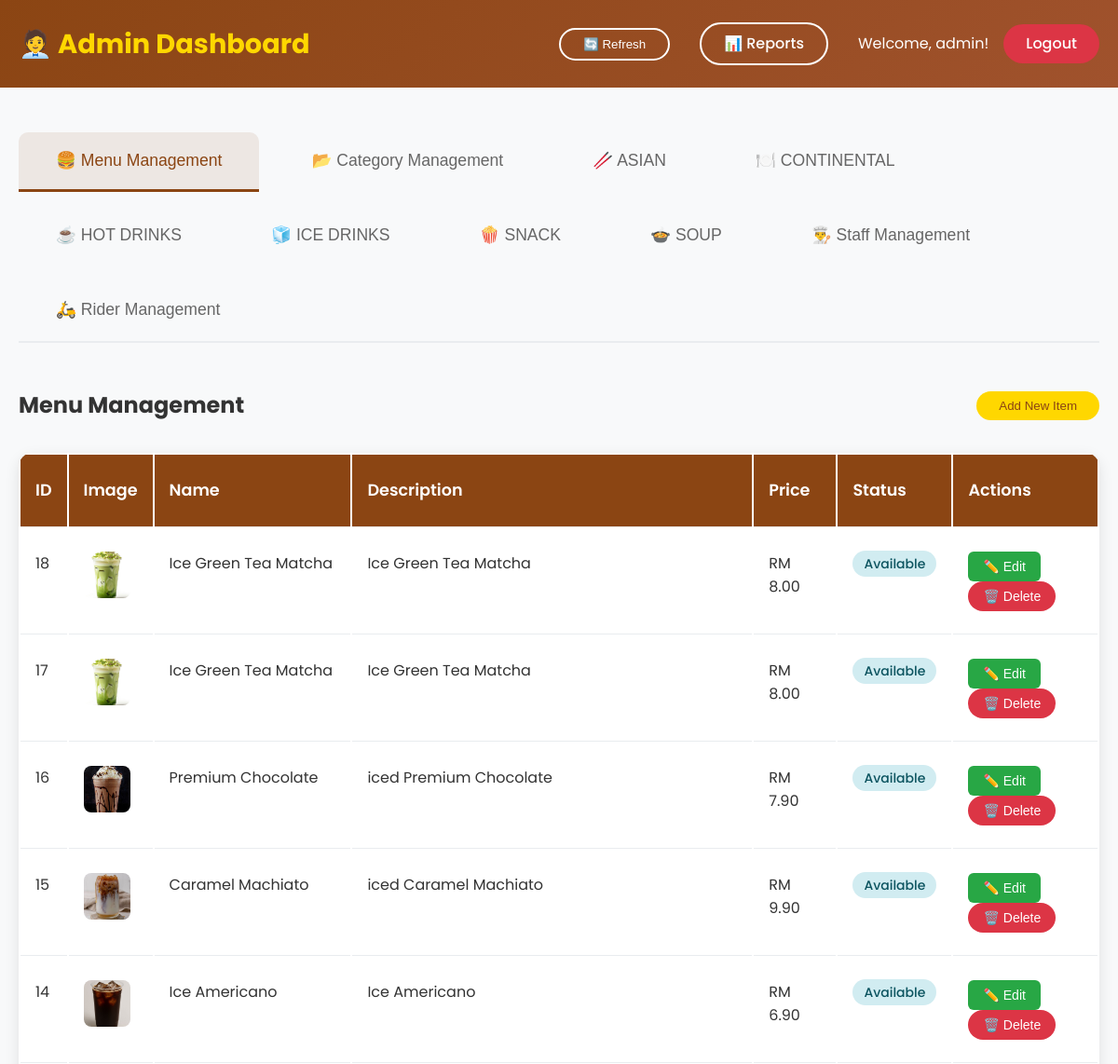
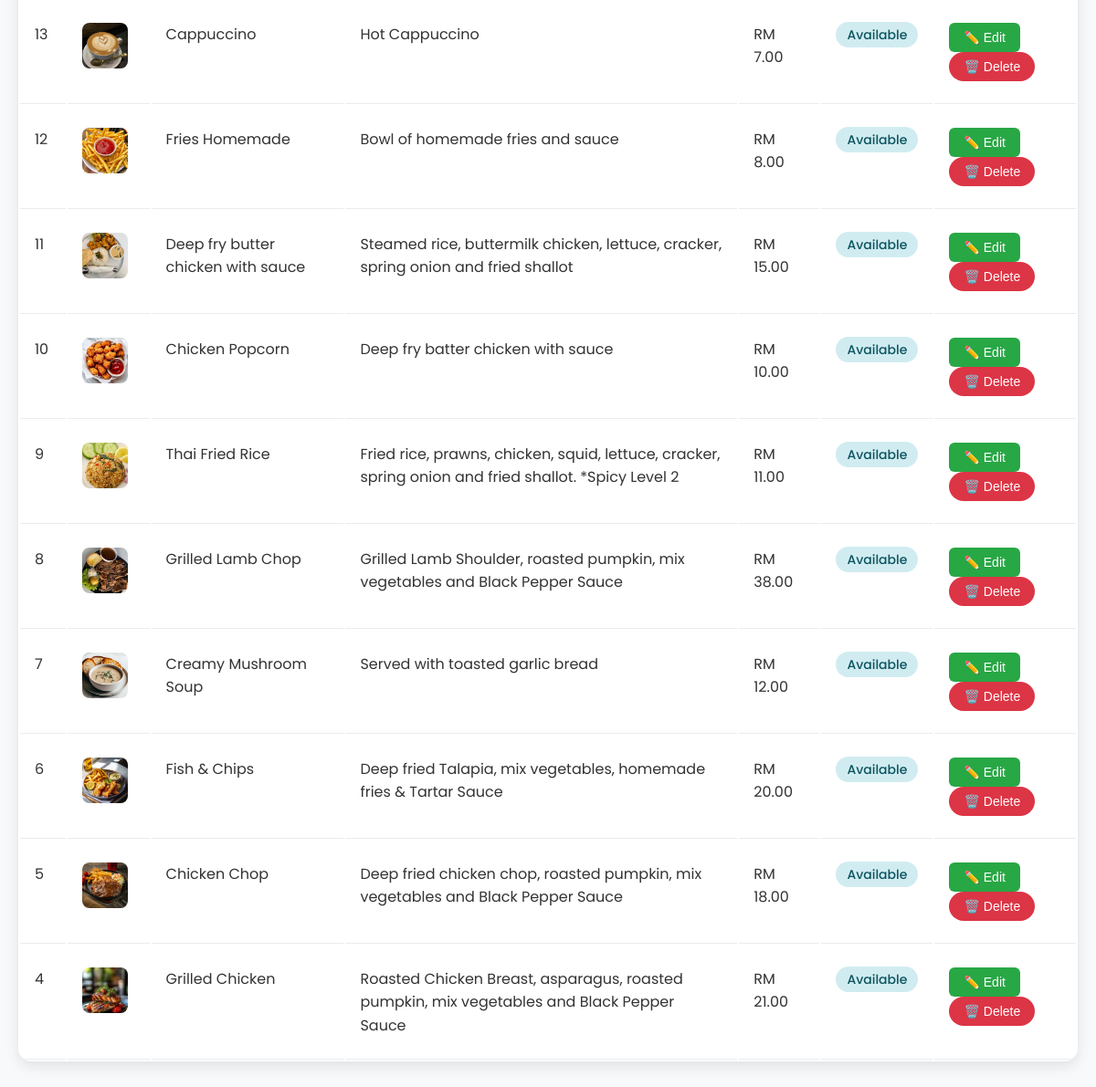
Page /admin_dashboard.php (signed in) on the committed database (2 pictures, top to bottom).
### tables this page shows
CREATE TABLE `categories` (
  `category_id` int(11) NOT NULL,
  `category_name` varchar(50) NOT NULL,
  `category_icon` varchar(10) DEFAULT '?️',
  `category_status` enum('Active','Inactive') DEFAULT 'Active',
  `created_at` timestamp NOT NULL DEFAULT current_timestamp()
);

CREATE TABLE `product` (
  `product_id` int(11) NOT NULL,
  `product_name` varchar(100) DEFAULT NULL,
  `product_info` text DEFAULT NULL,
  `product_price` decimal(10,2) DEFAULT NULL,
  `product_status` varchar(50) DEFAULT NULL,
  `product_image` varchar(255) DEFAULT NULL,
  `product_category` varchar(20) DEFAULT 'food'
);

### admin_dashboard.php (the view, shortened to what this page needs)
<?php
include 'config/database.php';
$stmt = $pdo->prepare("SELECT * FROM product ORDER BY product_id DESC");
$stmt->execute();
$products = $stmt->fetchAll();
$stmt = $pdo->prepare("SELECT * FROM categories WHERE category_status = 'Active' ORDER BY category_name");
$stmt->execute();
$categories = $stmt->fetchAll();
?>
<!DOCTYPE html>
<html lang="en">
<head>
    <link rel="stylesheet" href="css/style.css">
</head>
<body>
<div class="dashboard">
    <div class="dashboard-header">
        <div class="container">
            <div class="dashboard-nav">
                <div class="logo">🧑‍💼 Admin Dashboard</div>
                <div class="nav-actions">
                    <button class="btn btn-secondary" onclick="refreshPage()" style="margin-right: 1rem;">🔄 Refresh</button>
                    <a href="admin_reports.php" class="btn btn-secondary" style="margin-right: 1rem;">📊 Reports</a>
                    <span>Welcome, <?php echo $_SESSION['username']; ?>!</span>
                    <a href="logout.php" class="btn btn-danger">Logout</a>
                </div>
            </div>
        </div>
    </div>
    <div class="container">
        <div class="dashboard-content">
            <div class="dashboard-tabs">
                <button class="tab-btn active" onclick="showTab('menu')">🍔 Menu Management</button>
                <button class="tab-btn" onclick="showTab('categories')">📂 Category Management</button>
                <?php foreach ($categories as $category): ?>
                    <button class="tab-btn" onclick="showTab('category-<?php echo $category['category_id']; ?>')"><?php echo $category['category_icon']; ?> <?php echo $category['category_name']; ?></button>
                <?php endforeach; ?>
                <button class="tab-btn" onclick="showTab('staff')">👨‍🍳 Staff Management</button>
                <button class="tab-btn" onclick="showTab('riders')">🛵 Rider Management</button>
            </div>
            <div id="menu" class="tab-content active">
                <div style="display: flex; justify-content: space-between; align-items: center; margin-bottom: 2rem;">
                    <h2>Menu Management</h2>
                    <button class="btn btn-primary" onclick="openModal('add-product-modal')">Add New Item</button>
                </div>
                <div style="background: white; border-radius: 15px; overflow: hidden; box-shadow: 0 5px 15px rgba(0,0,0,0.1);">
                    <table class="data-table">
                        <thead>
                            <tr>
                                <th>ID</th>
                                <th>Image</th>
                                <th>Name</th>
                                <th>Description</th>
                                <th>Price</th>
                                <th>Status</th>
                                <th>Actions</th>
                            </tr>
                        </thead>
                        <tbody>
                            <?php foreach ($products as $product): ?>
                                <tr>
                                    <td><?php echo $product['product_id']; ?></td>
                                    <td>
                                        <?php if ($product['product_image'] && file_exists($product['product_image'])): ?>
                                            <img src="<?php echo $product['product_image']; ?>" alt="Product Image" style="width: 50px; height: 50px; object-fit: cover; border-radius: 8px;">
                                        <?php else: ?>
                                            <div style="width: 50px; height: 50px; background: #f8f9fa; border-radius: 8px; display: flex; align-items: center; justify-content: center; font-size: 1.5rem;">🍔</div>
                                        <?php endif; ?>
                                    </td>
                                    <td><?php echo htmlspecialchars($product['product_name']); ?></td>
                                    <td><?php echo htmlspecialchars($product['product_info']); ?></td>
                                    <td>RM <?php echo number_format($product['product_price'], 2); ?></td>
                                    <td>
                                        <span class="status-badge <?php echo $product['product_status'] === 'Available' ? 'status-completed' : 'status-pending'; ?>">
                                            <?php echo $product['product_status']; ?>
                                        </span>
                                    </td>
                                    <td>
                                        <button class="btn" onclick="editProduct(<?php echo htmlspecialchars(json_encode($product)); ?>)" style="background: #28a745; color: white; font-size: 0.875rem; margin-right: 0.5rem; border-radius: 6px; border: none; padding: 0.5rem 1rem;">
                                            ✏️ Edit
                                        </button>
                                        <form method="POST" style="display: inline-block;">
                                            <button type="submit" name="delete_product" class="btn btn-danger" style="font-size: 0.875rem; padding: 0.5rem 1rem;" onclick="return confirm('Are you sure?')">
                                                🗑️ Delete
                                            </button>
                                        </form>
                                    </td>
                                </tr>
                            <?php endforeach; ?>
                        </tbody>
                    </table>
                </div>
            </div>
        </div>
    </div>
</div>
</body>
</html>

### css/style.css (style rules this page uses)
* { margin: 0; padding: 0; box-sizing: border-box; }
body { font-family: 'Poppins', sans-serif; line-height: 1.6; color: #333; background-color: #f8f9fa; }
.container { max-width: 1200px; margin: 0 auto; padding: 0 20px; }
.logo { font-size: 1.8rem; font-weight: 700; color: #FFD700; }
.nav-actions { display: flex; gap: 1rem; align-items: center; }
.btn { padding: 0.5rem 1.5rem; border: none; border-radius: 25px; cursor: pointer; font-weight: 500; text-decoration: none; display: inline-block; transition: all 0.3s; }
.btn-primary { background: #FFD700; color: #8B4513; }
.btn-secondary { background: transparent; color: white; border: 2px solid white; }
.btn-danger { background: #dc3545; color: white; }
.dashboard { min-height: 100vh; background: #f8f9fa; }
.dashboard-header { background: linear-gradient(135deg, #8B4513 0%, #A0522D 100%); color: white; padding: 1.5rem 0; }
.dashboard-nav { display: flex; justify-content: space-between; align-items: center; }
.dashboard-content { padding: 3rem 0; }
.dashboard-tabs { display: flex; gap: 1rem; margin-bottom: 3rem; border-bottom: 2px solid #e9ecef; flex-wrap: wrap; }
.tab-btn { padding: 1.25rem 2.5rem; background: none; border: none; cursor: pointer; font-weight: 500; font-size: 1.1rem; color: #666; border-bottom: 3px solid transparent; transition: all 0.3s; border-radius: 10px 10px 0 0; }
.tab-btn.active { color: #8B4513; border-bottom-color: #8B4513; background: rgba(139, 69, 19, 0.1); }
.tab-content { display: none; }
.tab-content.active { display: block; }
.data-table { width: 100%; background: white; border-radius: 10px; overflow: hidden; box-shadow: 0 5px 15px rgba(0,0,0,0.1); }
.data-table th, .data-table td { padding: 1.5rem 1rem; text-align: left; border-bottom: 1px solid #e9ecef; vertical-align: top; }
.data-table th { background: #8B4513; color: white; font-weight: 600; font-size: 1.1rem; }
.status-badge { padding: 0.25rem 0.75rem; border-radius: 20px; font-size: 0.875rem; font-weight: 500; }
.status-completed { background: #d1ecf1; color: #0c5460; }

### rows in the picture
categories: category_icon "🥢", category_name "ASIAN"
categories: category_icon "🍽️", category_name "CONTINENTAL"
categories: category_icon "☕", category_name "HOT DRINKS"
categories: category_icon "🧊", category_name "ICE DRINKS"
categories: category_icon "🍿", category_name "SNACK"
categories: category_icon "🍲", category_name "SOUP"
product: product_id "18", product_image (picture), product_name "Ice Green Tea Matcha", product_info "Ice Green Tea Matcha", product_price "8.00", product_status "Available"
product: product_id "17", product_image (picture), product_name "Ice Green Tea Matcha", product_info "Ice Green Tea Matcha", product_price "8.00", product_status "Available"
product: product_id "16", product_image (picture), product_name "Premium Chocolate", product_info "iced Premium Chocolate", product_price "7.90", product_status "Available"
product: product_id "15", product_image (picture), product_name "Caramel Machiato", product_info "iced Caramel Machiato", product_price "9.90", product_status "Available"
product: product_id "14", product_image (picture), product_name "Ice Americano", product_info "Ice Americano", product_price "6.90", product_status "Available"
product: product_id "13", product_image (picture), product_name "Cappuccino", product_info "Hot Cappuccino", product_price "7.00", product_status "Available"
product: product_id "12", product_image (picture), product_name "Fries Homemade", product_info "Bowl of homemade fries and sauce", product_price "8.00", product_status "Available"
product: product_id "11", product_image (picture), product_name "Deep fry butter chicken with sauce", product_info "Steamed rice, buttermilk chicken, lettuce, cracker, spring onion and fried shallot", product_price "15.00", product_status "Available"
product: product_id "10", product_image (picture), product_name "Chicken Popcorn", product_info "Deep fry batter chicken with sauce", product_price "10.00", product_status "Available"
product: product_id "9", product_image (picture), product_name "Thai Fried Rice", product_info "Fried rice, prawns, chicken, squid, lettuce, cracker, spring onion and fried shallot. *Spicy Level 2", product_price "11.00", product_status "Available"
product: product_id "8", product_image (picture), product_name "Grilled Lamb Chop", product_info "Grilled Lamb Shoulder, roasted pumpkin, mix vegetables and Black Pepper Sauce", product_price "38.00", product_status "Available"
product: product_id "7", product_image (picture), product_name "Creamy Mushroom Soup", product_info "Served with toasted garlic bread", product_price "12.00", product_status "Available"
product: product_id "6", product_image (picture), product_name "Fish & Chips", product_info "Deep fried Talapia, mix vegetables, homemade fries & Tartar Sauce", product_price "20.00", product_status "Available"
product: product_id "5", product_image (picture), product_name "Chicken Chop", product_info "Deep fried chicken chop, roasted pumpkin, mix vegetables and Black Pepper Sauce", product_price "18.00", product_status "Available"
product: product_id "4", product_image (picture), product_name "Grilled Chicken", product_info "Roasted Chicken Breast, asparagus, roasted pumpkin, mix vegetables and Black Pepper Sauce", product_price "21.00", product_status "Available"

### other values in the picture
$_SESSION['username'] "admin"
